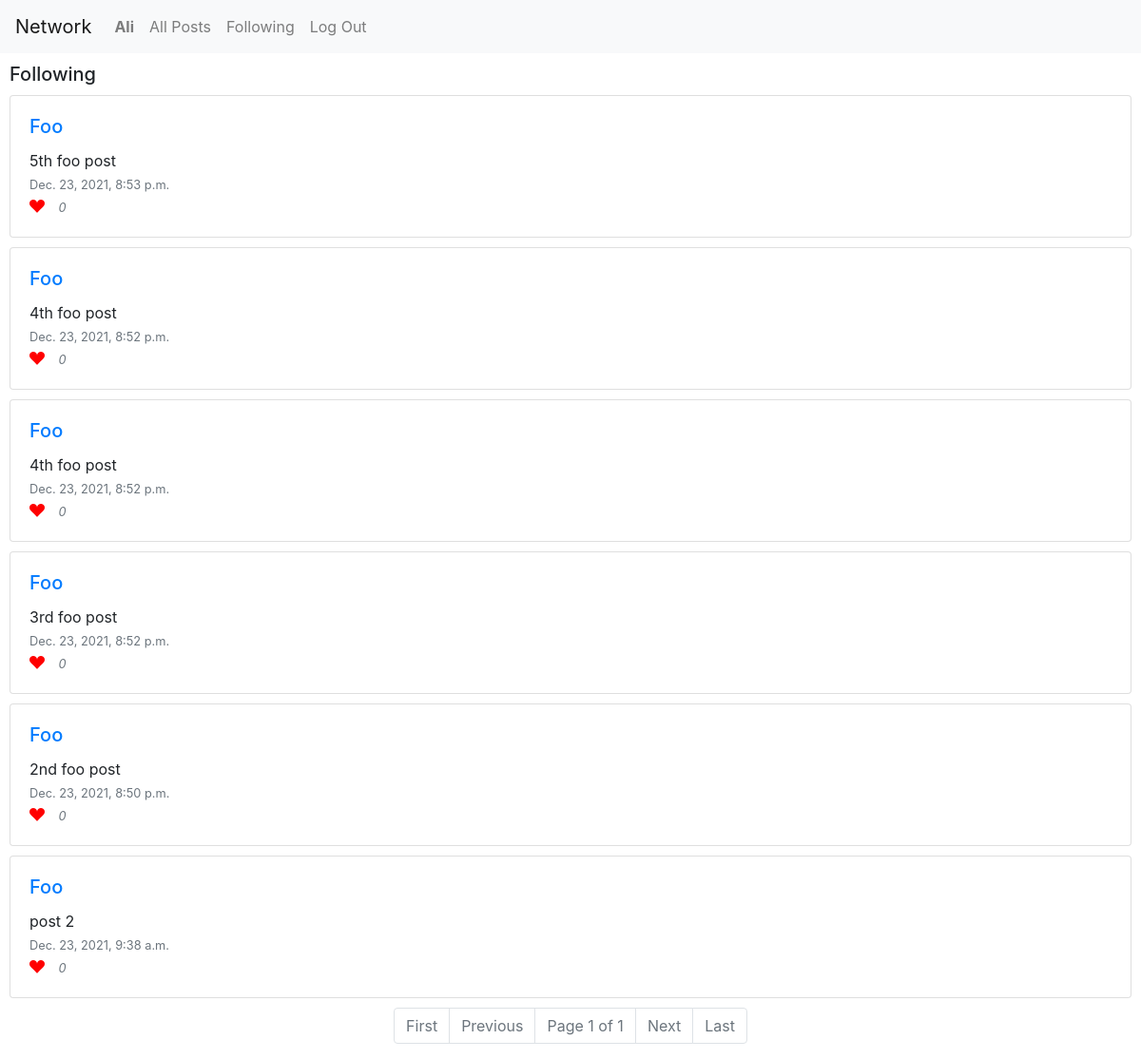
The page /following (signed in) on the database its author committed.
### network/models.py (models this page shows, shortened)
class User(AbstractUser):
    def __str__(self):
        return f"{self.username}"
    def set_following(self):
        return set([rel.followed for rel in self.followed.all()])

class Post(models.Model):
    poster = ForeignKey(User, on_delete=models.CASCADE, related_name="posts")
    content = TextField(blank=True)
    timestamp = models.DateTimeField(auto_now_add=True)
    likes = ManyToManyField(User, blank=True, related_name="liked_posts")

### network/views.py (the view)
# urls.py: path("following", views.following, name="following"),
def following(request):
    posts = Post.objects.filter(poster__in = request.user.set_following())
    if posts.count() == 0:
        return render(request, 'network/following.html', {
            "message": "No users followed so far"
        })
    posts = posts.order_by("-timestamp").all()
    paginator = Paginator(posts, 10)
    if request.GET.get('page'):
        page_number = request.GET.get('page')
    else:
        page_number = 1
    page_obj = paginator.get_page(page_number)
    return render(request, 'network/following.html', {
        'page_obj': page_obj
    })

### network/templates/network/following.html
{% extends "network/layout.html" %}
{% load static %}
{% block body %}
    <div id="session_name">
        <h5>Following</h5>
    </div>
    {% include "./display_posts.html" %}
{% endblock %}

### network/templates/network/layout.html (shortened to what this page needs)
{% load static %}
<!DOCTYPE html>
<html lang="en">
    <head>
        <link rel="stylesheet" href="https://stackpath.bootstrapcdn.com/bootstrap/4.4.1/css/bootstrap.min.css">
        <link href="{% static 'network/styles.css' %}" rel="stylesheet">
        <link rel="stylesheet" href="https://cdn.jsdelivr.net/npm/bootstrap-icons@1.7.2/font/bootstrap-icons.css">
    </head>
    <body>
        <nav class="navbar navbar-expand-lg navbar-light bg-light">
            <a class="navbar-brand" href="#">Network</a>
            <div>
              <ul class="navbar-nav mr-auto">
                {% if user.is_authenticated %}
                    <li class="nav-item">
                        <a class="nav-link" href="{% url 'user_page' user.username %}"><strong>{{ user.username }}</strong></a>
                    </li>
                {% endif %}
                <li class="nav-item">
                  <a class="nav-link" id="all_posts_link" href="{% url 'index' %}">All Posts</a>
                </li>
                {% if user.is_authenticated %}
                    <li class="nav-item">
                        <a class="nav-link" id="following_link" href="{% url 'following' %}">Following</a>
                    </li>
                    <li class="nav-item">
                        <a class="nav-link" href="{% url 'logout' %}">Log Out</a>
                    </li>
                {% endif %}
              </ul>
            </div>
          </nav>
        <div class="body">
            {% block body %}
            {% endblock %}
        </div>
    </body>
</html>

### network/templates/network/display_posts.html (shortened to what this page needs)
{% if page_obj %}
    <div id="session_posts">
        {% for post in page_obj %}
            <div class="card">
                <div class="card-body" data-post_id = {{post.id}}>
                    <h5 class="card-title"> <a href="{% url 'user_page' post.poster %}">{{post.poster}}</a> </h5>
                    <div id="content">
                        <p class="card-text" id="post_content"> {{ post.content }}</p>
                    </div>
                    <p class="card-text"> <small class="text-muted">{{post.timestamp}}</small></p>
                    <i class="bi bi-suit-heart-fill"> <small class="text-muted" id="likes_number">0</small> </i>
                </div>
            </div>
        {% endfor %}
    </div>
    <nav aria-label="Page navigation example">
    <ul class="pagination justify-content-center">
        {% if page_obj.has_previous %}
            <li class="page-item"><a class="page-link" href="?page=1">First</a></li>
            <li class="page-item"><a class="page-link" href="?page={{ page_obj.previous_page_number }}">Previous</a></li>
        {% else %}
            <li class="page-item disabled"><a class="page-link" href="?page=1">First</a></li>
            <li class="page-item disabled"><a class="page-link" href="#">Previous</a></li>
        {% endif %}
        <li class="page-item disabled"><a class="page-link" href="#">Page {{ page_obj.number }} of {{ page_obj.paginator.num_pages }}</a></li>
        {% if page_obj.has_next %}
            <li class="page-item"><a class="page-link" href="?page={{ page_obj.next_page_number }}">Next</a></li>
            <li class="page-item"><a class="page-link" href="?page={{ page_obj.paginator.num_pages }}">Last</a></li>
        {% else %}
        <li class="page-item disabled"><a class="page-link" href="#">Next</a></li>
        <li class="page-item disabled"><a class="page-link" href="?page={{ page_obj.paginator.num_pages }}">Last</a></li>
        {% endif %}
    </ul>
    </nav>
{% endif %}

### network/static/network/styles.css (style rules this page uses)
.card { margin: 10px; }
.card-text { margin-bottom: 0px; }
.bi { color: red; width: 1em; }
#likes_number { margin-left: 10px; }
#session_name { margin: 10px; }

### rows shown on the page
User: username "Ali"
Post: poster "Foo", content "5th foo post", timestamp "Dec. 23, 2021, 8:53 p.m."
Post: poster "Foo", content "4th foo post", timestamp "Dec. 23, 2021, 8:52 p.m."
Post: poster "Foo", content "4th foo post", timestamp "Dec. 23, 2021, 8:52 p.m."
Post: poster "Foo", content "3rd foo post", timestamp "Dec. 23, 2021, 8:52 p.m."
Post: poster "Foo", content "2nd foo post", timestamp "Dec. 23, 2021, 8:50 p.m."
Post: poster "Foo", content "post 2", timestamp "Dec. 23, 2021, 9:38 a.m."

### other values the page prints
{{ page_obj.number }} "1"
{{ page_obj.paginator.num_pages }} "1"
